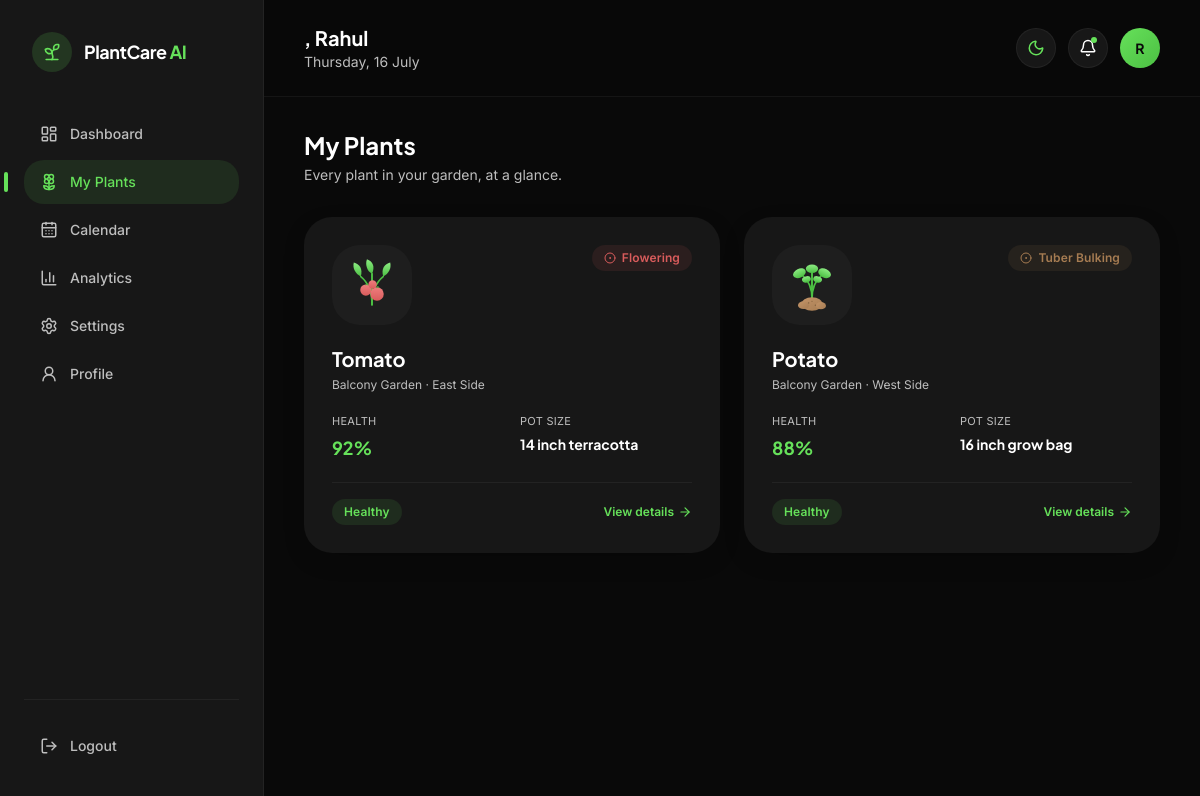
The app's page /plants (signed in) with its own data.
### models.py (models this page shows)
class User(Base):
    __tablename__ = "users"
    id = Column(Integer, primary_key=True, index=True)
    name = Column(String, nullable=False)
    email = Column(String, unique=True, index=True, nullable=False)
    password_hash = Column(String, nullable=False)
    created_at = Column(DateTime, default=datetime.utcnow)
    plants = relationship("Plant", back_populates="owner", cascade="all, delete-orphan")

class Plant(Base):
    __tablename__ = "plants"
    id = Column(Integer, primary_key=True, index=True)
    owner_id = Column(Integer, ForeignKey("users.id"))
    name = Column(String, nullable=False)
    species = Column(String, nullable=False)          # "Tomato" / "Potato"
    slug = Column(String, nullable=False)              # "tomato" / "potato"
    accent_color = Column(String, nullable=False)       # secondary accent hex
    health_score = Column(Integer, default=90)
    growth_stage = Column(String, default="Flowering")
    location = Column(String, default="Balcony Garden")
    pot_size = Column(String, default="12 inch terracotta")
    age_days = Column(Integer, default=45)
    image_path = Column(String, default="")
    last_watered = Column(String, default="Today, 7:30 AM")
    last_fertilized = Column(String, default="3 days ago")
    last_pruned = Column(String, default="1 week ago")
    last_neem_spray = Column(String, default="5 days ago")
    expected_harvest = Column(String, default="18 days")
    soil_moisture = Column(Integer, default=63)
    temperature = Column(Float, default=28.0)
    humidity = Column(Integer, default=57)
    sunlight_hours = Column(Float, default=6.3)
    is_active = Column(Boolean, default=True)
    owner = relationship("User", back_populates="plants")
    tasks = relationship("CareTask", back_populates="plant", cascade="all, delete-orphan")
    readings = relationship("SensorReading", back_populates="plant", cascade="all, delete-orphan")

### routes/plant_routes.py (the view)
@router.get("/plants")
def my_plants(request: Request, db: Session = Depends(get_db)):
    user = get_current_user(request, db)
    if not user:
        return require_auth_redirect()
    ctx = _base_ctx(request, db, user)
    return templates.TemplateResponse("my_plants.html", ctx)

### templates/my_plants.html (shortened to what this page needs)
{% extends "base.html" %}
{% block body %}
<div class="flex min-h-screen">
  {% include "partials/sidebar.html" %}
  <div class="flex-1 min-w-0">
    {% include "partials/topbar.html" %}
    <main class="px-6 lg:px-10 py-8 max-w-[1400px] mx-auto">
      <div class="mb-8 animate-fadeUp">
        <h2 class="font-display text-2xl font-bold mb-1">My Plants</h2>
        <p class="text-sm text-[#6b7066] dark:text-muted">Every plant in your garden, at a glance.</p>
      </div>
      <div class="grid grid-cols-1 sm:grid-cols-2 gap-6">
        {% for p in plants %}
        <a href="/plants/{{ p.id }}/details"
           class="card bg-white dark:bg-ink-card shadow-card dark:shadow-soft rounded-3xl p-7 block animate-fadeUp group">
          <div class="flex items-start justify-between mb-5">
            <div class="w-20 h-20 rounded-3xl bg-mist dark:bg-ink-raised flex items-center justify-center">
              <img src="{{ p.image_path }}" alt="{{ p.name }}" class="w-14 h-14 object-contain group-hover:scale-105 transition-transform" />
            </div>
            <span class="chip" style="background: {{ p.accent_color }}1A; color: {{ p.accent_color }};">
              <i data-lucide="circle-dot" class="w-3 h-3"></i> {{ p.growth_stage }}
            </span>
          </div>
          <h3 class="font-display text-xl font-bold mb-1">{{ p.name }}</h3>
          <p class="text-xs text-[#8a8f83] dark:text-muted mb-5">{{ p.location }}</p>
          <div class="grid grid-cols-2 gap-4 mb-5">
            <div>
              <p class="text-[11px] uppercase tracking-wide text-[#8a8f83] dark:text-muted mb-1">Health</p>
              <p class="font-display font-bold text-lg text-leaf">{{ p.health_score }}%</p>
            </div>
            <div>
              <p class="text-[11px] uppercase tracking-wide text-[#8a8f83] dark:text-muted mb-1">Pot Size</p>
              <p class="font-display font-bold text-sm">{{ p.pot_size }}</p>
            </div>
          </div>
          <div class="flex items-center justify-between pt-4 border-t border-black/5 dark:border-white/5">
            <span class="chip bg-leaf/10 text-leaf">Healthy</span>
            <span class="text-xs font-semibold text-leaf flex items-center gap-1 group-hover:gap-2 transition-all">
              View details <i data-lucide="arrow-right" class="w-3.5 h-3.5"></i>
            </span>
          </div>
        </a>
        {% endfor %}
      </div>
    </main>
  </div>
</div>
{% endblock %}

### templates/base.html (shortened to what this page needs)
<!DOCTYPE html>
<html lang="en" x-data="themeManager()" x-init="init()" :class="dark ? 'dark' : ''">
<head>
<script src="https://cdn.tailwindcss.com"></script>
<link rel="stylesheet" href="/static/css/style.css" />
</head>
<body class="font-body bg-mist dark:bg-ink text-[#101312] dark:text-white antialiased transition-colors duration-500 selection:bg-leaf/30">
{% block body %}{% endblock %}
</body>
</html>

### templates/partials/sidebar.html (shortened to what this page needs)
<aside id="sidebar"
  class="fixed lg:sticky top-0 left-0 h-screen w-[264px] shrink-0 z-40
         bg-white dark:bg-ink-card border-r border-black/5 dark:border-white/5
         flex flex-col py-8 px-6 transition-transform duration-300 -translate-x-full lg:translate-x-0">
  <div class="flex items-center gap-3 px-2 mb-10">
    <div class="w-10 h-10 rounded-2xl bg-leaf/15 flex items-center justify-center shrink-0">
      <i data-lucide="sprout" class="w-5 h-5 text-leaf"></i>
    </div>
    <span class="font-display text-lg font-bold tracking-tight text-[#101312] dark:text-white">
      PlantCare <span class="text-leaf">AI</span>
    </span>
  </div>
  <nav class="flex-1 flex flex-col gap-1">
    {% set nav_items = [
      ('/', 'layout-dashboard', 'Dashboard'),
      ('/plants', 'flower-2', 'My Plants'),
      ('/calendar', 'calendar-days', 'Calendar'),
      ('/analytics', 'bar-chart-3', 'Analytics'),
      ('/settings', 'settings', 'Settings'),
      ('/profile', 'user-round', 'Profile'),
    ] %}
    {% for href, icon, label in nav_items %}
    <a href="{{ href }}"
      class="nav-item flex items-center gap-3 px-4 py-3 rounded-2xl text-sm font-medium
        {% if request.url.path == href %}
          active bg-leaf/10 text-leaf dark:text-leaf
        {% else %}
          text-[#4b5045] dark:text-muted hover:bg-black/[0.03] dark:hover:bg-white/[0.05] hover:text-[#101312] dark:hover:text-white
        {% endif %}">
      <i data-lucide="{{ icon }}" class="w-[18px] h-[18px]"></i>
      <span>{{ label }}</span>
    </a>
    {% endfor %}
  </nav>
  <div class="pt-6 mt-6 border-t border-black/5 dark:border-white/5">
    <a href="/logout"
      class="flex items-center gap-3 px-4 py-3 rounded-2xl text-sm font-medium
             text-[#4b5045] dark:text-muted hover:bg-tomato/10 hover:text-tomato transition-colors">
      <i data-lucide="log-out" class="w-[18px] h-[18px]"></i>
      <span>Logout</span>
    </a>
  </div>
</aside>

### templates/partials/topbar.html (shortened to what this page needs)
<header class="flex items-center justify-between gap-4 px-6 lg:px-10 py-6 sticky top-0 z-20
  bg-mist/80 dark:bg-ink/80 backdrop-blur-xl border-b border-black/5 dark:border-white/5">
  <div class="flex items-center gap-3">
    <div>
      <h1 class="font-display text-lg sm:text-xl font-bold text-[#101312] dark:text-white leading-tight">
        {{ greeting }}, {{ user.name }}
      </h1>
      <p class="text-xs sm:text-sm text-[#6b7066] dark:text-muted">{{ today }}</p>
    </div>
  </div>
  <div class="flex items-center gap-2 sm:gap-3">
    <button @click="toggle()" title="Toggle theme"
      class="w-10 h-10 rounded-2xl flex items-center justify-center bg-white dark:bg-ink-card
             border border-black/5 dark:border-white/5 hover:border-leaf/40 transition-colors">
      <i data-lucide="moon" class="w-[18px] h-[18px] text-leaf" x-show="dark" x-cloak></i>
    </button>
    <button title="Notifications"
      class="relative w-10 h-10 rounded-2xl flex items-center justify-center bg-white dark:bg-ink-card
             border border-black/5 dark:border-white/5 hover:border-leaf/40 transition-colors">
      <i data-lucide="bell" class="w-[18px] h-[18px] text-[#101312] dark:text-white"></i>
      <span class="absolute top-2 right-2.5 w-1.5 h-1.5 rounded-full bg-leaf"></span>
    </button>
    <div class="w-10 h-10 rounded-2xl bg-gradient-to-br from-leaf to-leaf-deep flex items-center justify-center
                font-display font-bold text-ink text-sm shrink-0">
      {{ user.name[0] | upper }}
    </div>
  </div>
</header>

### static/css/style.css (style rules this page uses)
:root { --accent-secondary: #66E15A; }
* { scrollbar-width: thin; scrollbar-color: rgba(102, 225, 90, 0.35) transparent; }
html { scroll-behavior: smooth; }
.card { border-radius: 28px; transition: transform 0.35s cubic-bezier(.16,1,.3,1), box-shadow 0.35s ease, border-color 0.35s ease; }
.nav-item { position: relative; transition: background-color 0.25s ease, color 0.25s ease; }
.nav-item.active::before { content: ""; position: absolute; left: -20px; top: 50%; transform: translateY(-50%); width: 4px; height: 20px; border-radius: 4px; background: var(--accent-secondary, #66E15A); }
.chip { display: inline-flex; align-items: center; gap: 6px; padding: 4px 12px; border-radius: 999px; font-size: 12px; font-weight: 600; letter-spacing: 0.01em; }

### records on screen
User: name "Rahul", name "R"
Plant: image_path (picture), growth_stage "Flowering", name "Tomato", location "Balcony Garden · East Side", health_score "92", pot_size "14 inch terracotta"
Plant: image_path (picture), growth_stage "Tuber Bulking", name "Potato", location "Balcony Garden · West Side", health_score "88", pot_size "16 inch grow bag"

### other values on screen
{{ label }} "Dashboard" "My Plants" "Calendar" "Analytics" "Settings" "Profile"
{{ today }} "Thursday, 16 July"
